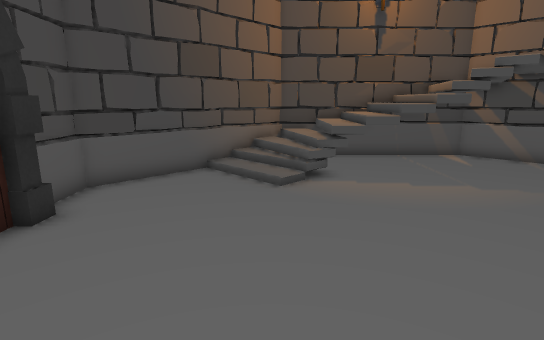
view 1 (above)

14 first-person views from a walk through a Unity game level. The camera is 1.3 m above the floor, tilts 12° down and sees 80° across. The floor is counted in squares, 0.5 m on a side. Each view is taken from the middle of a square. On the plan, view 1 faces up. The plan holds only what a view shows up to about 20 squares ahead; the rest is blank. The place goes on beyond the plan. The player character is not drawn. Some animated figures are left out.

view 2
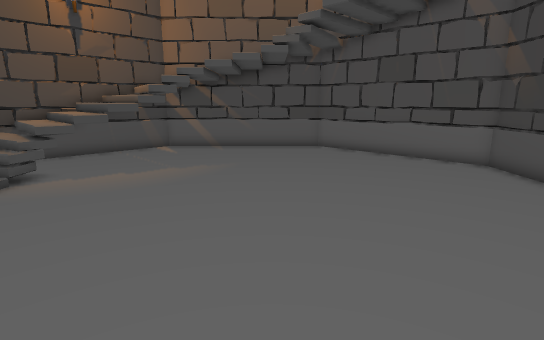

view 3
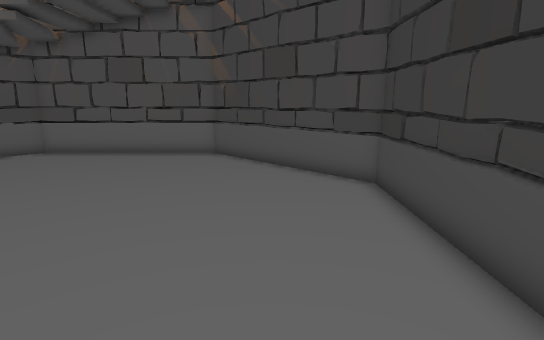

view 4
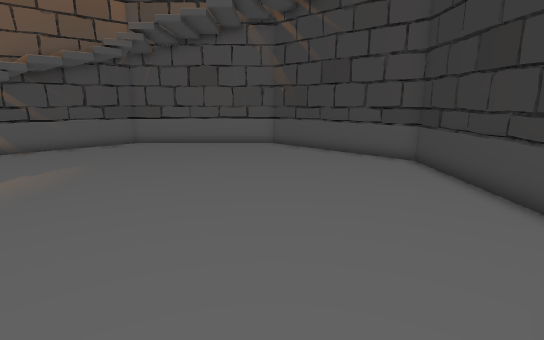

view 5
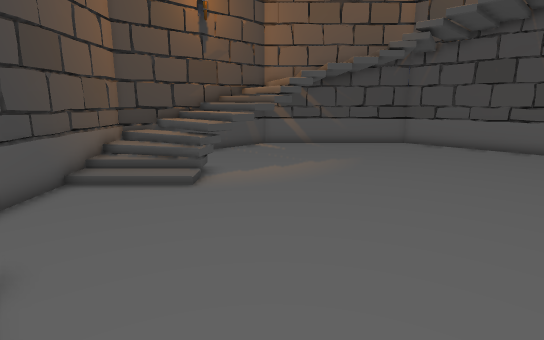

view 6
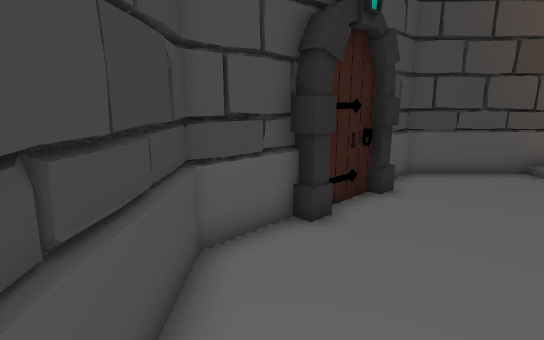

view 7
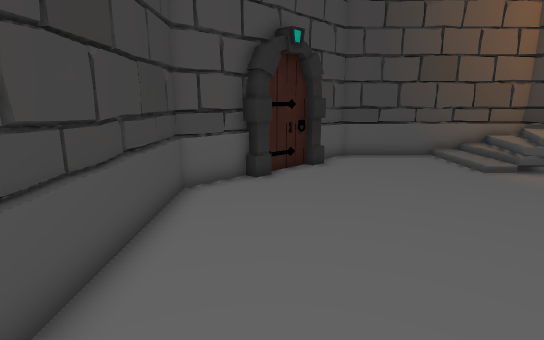

view 8
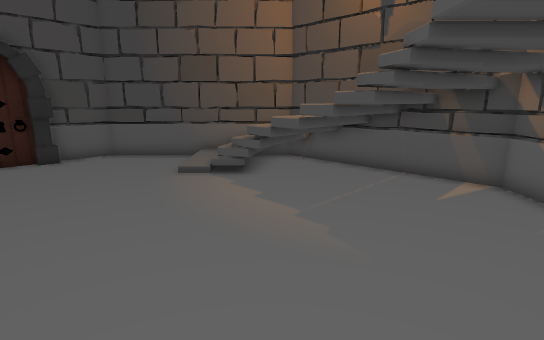

view 9
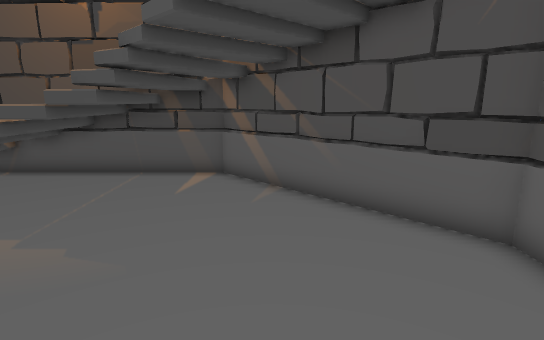

view 10
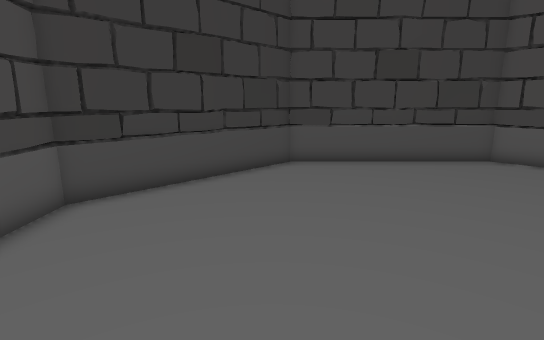

view 11
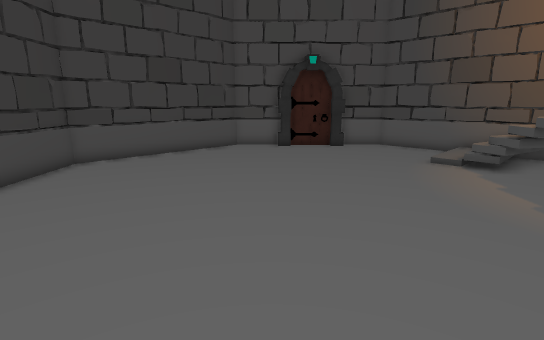

view 12
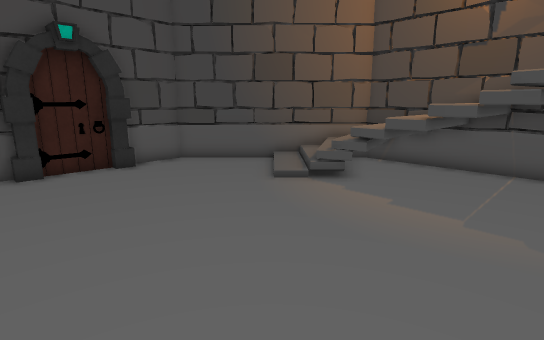

view 13
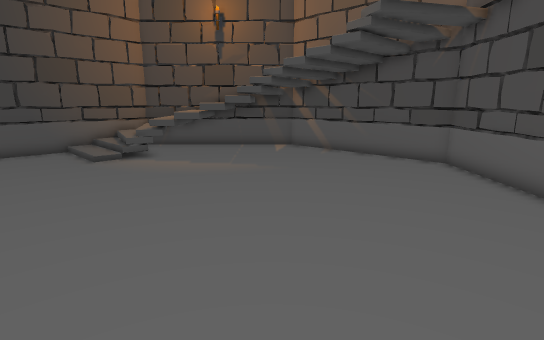

view 14
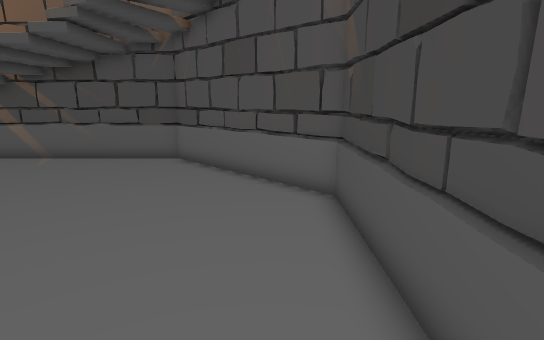

### Floor plan
Key: @ floor where view 1 was taken; # wall or solid block; . main floor; : floor 0.5 m higher than the main floor; + floor 1 m higher than the main floor; / step, stairs or slope; = window, fence, low wall or low ledge; v drop or lower ground; O other object.
Columns run from 6 left of view 1 to 16 right of it. Each row starts with its distance up from view 1.
 17               O
 16      #########O##
 15      #O v    OOO##
 14     ##:/    OOOOO##
 13    ## //   OOOOO..##
 12   ##/ // +OOOOOO...##
 11  ##../ //.....O.....##
 10 ##..../..............#
  9 #....................##
  8 #....................##
  7 ##...................=#
  6 ##...................=#
  5  #...................=#
  4 ##...................=#
  3 ##...................=#
  2 #....................=#
  1 #....................##
  0 ##....@.............##
 -1  ##................##
 -2   ##..............##
 -3    ##............##
 -4     ##..........##
 -5      ############

Positions as (right, up) in squares from view 1, and headings:
1: (0, 0), facing up
2: (0, -2), facing up-right
3: (-1, -2), facing right
4: (-5, 1), facing right
5: (-5, 1), facing up-right
6: (-1, -2), facing up-left
7: (3, -4), facing up-left
8: (11, 4), facing up-left
9: (11, 4), facing up
10: (11, 4), facing down-left
11: (14, 3), facing left
12: (8, 2), facing up-left
13: (8, -4), facing up
14: (8, -4), facing up-right
